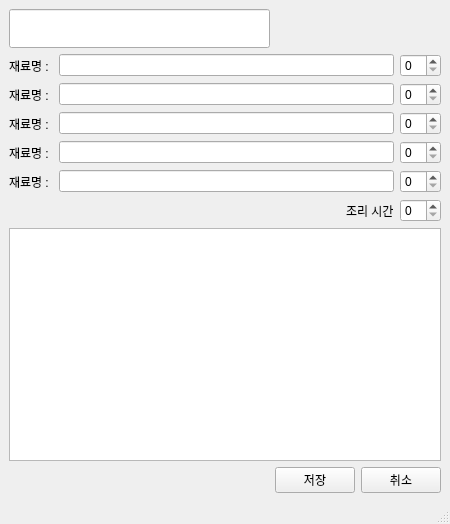
<?xml version="1.0" encoding="UTF-8"?>
<ui version="4.0">
 <class>RecipeInputWindow</class>
 <widget class="QMainWindow" name="RecipeInputWindow">
  <property name="geometry">
   <rect>
    <x>0</x>
    <y>0</y>
    <width>450</width>
    <height>524</height>
   </rect>
  </property>
  <property name="windowTitle">
   <string>RecipeInput</string>
  </property>
  <widget class="QWidget" name="centralwidget">
   <layout class="QVBoxLayout" name="verticalLayout">
    <item>
     <layout class="QHBoxLayout" name="horizontalLayout_2">
      <item>
       <widget class="QLineEdit" name="lineEdit">
        <property name="font">
         <font>
          <pointsize>20</pointsize>
          <bold>true</bold>
         </font>
        </property>
        <property name="readOnly">
         <bool>false</bool>
        </property>
       </widget>
      </item>
      <item>
       <spacer name="horizontalSpacer">
        <property name="orientation">
         <enum>Qt::Horizontal</enum>
        </property>
        <property name="sizeHint" stdset="0">
         <size>
          <width>40</width>
          <height>20</height>
         </size>
        </property>
       </spacer>
      </item>
     </layout>
    </item>
    <item>
     <layout class="QVBoxLayout" name="verticalLayout_2">
      <item>
       <layout class="QHBoxLayout" name="horizontalLayout_7">
        <item>
         <widget class="QLabel" name="label_5">
          <property name="text">
           <string>재료명 : </string>
          </property>
         </widget>
        </item>
        <item>
         <widget class="QLineEdit" name="nameOfIngredient1"/>
        </item>
        <item>
         <widget class="QSpinBox" name="numOfIngredient1"/>
        </item>
       </layout>
      </item>
      <item>
       <layout class="QHBoxLayout" name="horizontalLayout_6">
        <item>
         <widget class="QLabel" name="label_4">
          <property name="text">
           <string>재료명 : </string>
          </property>
         </widget>
        </item>
        <item>
         <widget class="QLineEdit" name="nameOfIngredient2"/>
        </item>
        <item>
         <widget class="QSpinBox" name="numOfIngredient2"/>
        </item>
       </layout>
      </item>
      <item>
       <layout class="QHBoxLayout" name="horizontalLayout_5">
        <item>
         <widget class="QLabel" name="label_3">
          <property name="text">
           <string>재료명 : </string>
          </property>
         </widget>
        </item>
        <item>
         <widget class="QLineEdit" name="nameOfIngredient3"/>
        </item>
        <item>
         <widget class="QSpinBox" name="numOfIngredient3"/>
        </item>
       </layout>
      </item>
      <item>
       <layout class="QHBoxLayout" name="horizontalLayout_3">
        <item>
         <widget class="QLabel" name="label_2">
          <property name="text">
           <string>재료명 : </string>
          </property>
         </widget>
        </item>
        <item>
         <widget class="QLineEdit" name="nameOfIngredient4"/>
        </item>
        <item>
         <widget class="QSpinBox" name="numOfIngredient4"/>
        </item>
       </layout>
      </item>
      <item>
       <layout class="QHBoxLayout" name="horizontalLayout_4">
        <item>
         <widget class="QLabel" name="label">
          <property name="text">
           <string>재료명 : </string>
          </property>
         </widget>
        </item>
        <item>
         <widget class="QLineEdit" name="nameOfIngredient5"/>
        </item>
        <item>
         <widget class="QSpinBox" name="numOfIngredient5"/>
        </item>
       </layout>
      </item>
      <item>
       <layout class="QHBoxLayout" name="horizontalLayout_8">
        <item>
         <spacer name="horizontalSpacer_3">
          <property name="orientation">
           <enum>Qt::Horizontal</enum>
          </property>
          <property name="sizeHint" stdset="0">
           <size>
            <width>40</width>
            <height>20</height>
           </size>
          </property>
         </spacer>
        </item>
        <item>
         <widget class="QLabel" name="cookTimeLable">
          <property name="text">
           <string>조리 시간</string>
          </property>
         </widget>
        </item>
        <item>
         <widget class="QSpinBox" name="cookTime"/>
        </item>
       </layout>
      </item>
     </layout>
    </item>
    <item>
     <widget class="QTextEdit" name="textEdit"/>
    </item>
    <item>
     <layout class="QHBoxLayout" name="horizontalLayout">
      <item>
       <spacer name="horizontalSpacer_2">
        <property name="orientation">
         <enum>Qt::Horizontal</enum>
        </property>
        <property name="sizeHint" stdset="0">
         <size>
          <width>40</width>
          <height>20</height>
         </size>
        </property>
       </spacer>
      </item>
      <item>
       <widget class="QPushButton" name="saveButton">
        <property name="text">
         <string>저장</string>
        </property>
       </widget>
      </item>
      <item>
       <widget class="QPushButton" name="escButton">
        <property name="text">
         <string>취소</string>
        </property>
       </widget>
      </item>
     </layout>
    </item>
   </layout>
  </widget>
  <widget class="QStatusBar" name="statusbar"/>
 </widget>
 <resources/>
 <connections/>
</ui>
